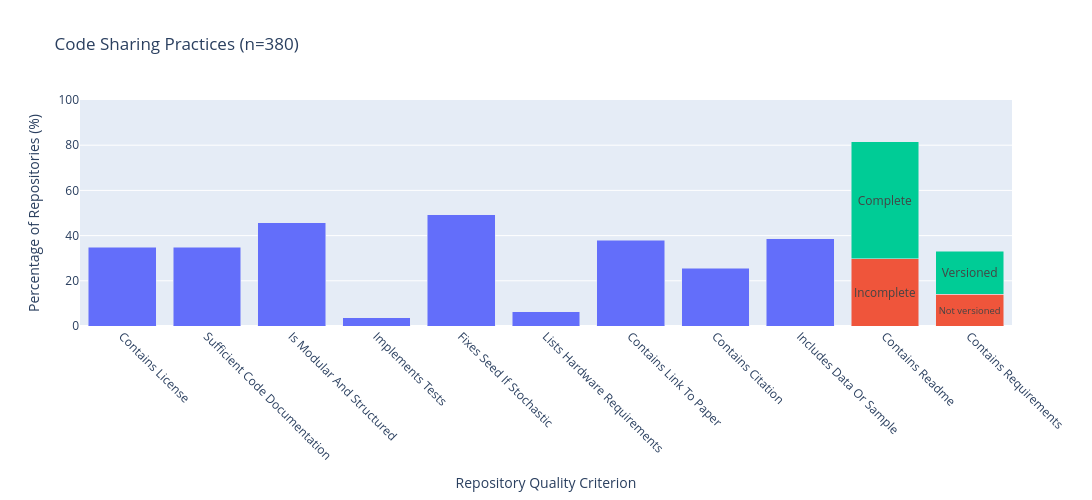

Notebook cell for this chart:
### Markdown cell above
## Repository Assessment

### Code cell
df = df_repo_assessment[df_repo_assessment["repo_status"] == RepoStatus.OK]

# ------------------------------------------------------------
# 1. Define repo-quality boolean columns
# ------------------------------------------------------------
base_cols = [
    "contains_license",
    "sufficient_code_documentation",
    "is_modular_and_structured",
    "implements_tests",
    "fixes_seed_if_stochastic",
    "lists_hardware_requirements",
    "contains_link_to_paper",
    "contains_citation",
    "includes_data_or_sample",
]

# Only keep columns that actually exist
base_cols = [c for c in base_cols if c in df.columns]

# Global denominator: evaluated repositories
N = len(df)

# ------------------------------------------------------------
# 2. Build plotting rows
# ------------------------------------------------------------
plot_rows = []

# Regular criteria
for col in base_cols:
    evaluated = df[col].notna().sum()
    if evaluated == 0:
        continue

    pct_true = 100 * df.loc[df[col].notna(), col].astype(bool).sum() / N

    plot_rows.append({
        "criterion": col,
        "value": pct_true,
        "segment": "True",
        "text": ""
    })

# ------------------------------------------------------------
# README conditional bar
# ------------------------------------------------------------
readme_present = df["contains_readme"] == True

readme_complete = (
    readme_present
    & (df["readme_purpose_and_outputs"] == True)
)

readme_incomplete = (
    readme_present
    & (df["readme_purpose_and_outputs"] == False)
)

plot_rows.extend([
    {
        "criterion": "contains_readme",
        "value": 100 * readme_incomplete.sum() / N,
        "segment": "Incomplete README",
        "text": "Incomplete"
    },
    {
        "criterion": "contains_readme",
        "value": 100 * readme_complete.sum() / N,
        "segment": "Purpose & outputs",
        "text": "Complete"
    }
])

# ------------------------------------------------------------
# Requirements conditional bar (FIXED)
# ------------------------------------------------------------
req_present = df["contains_requirements"] == True

req_complete = (
    req_present
    & (df["requirements_dependency_versions"] == True)
)

req_incomplete = (
    req_present
    & (df["requirements_dependency_versions"] == False)
)

plot_rows.extend([
    {
        "criterion": "contains_requirements",
        "value": 100 * req_incomplete.sum() / N,
        "segment": "Incomplete dependencies",
        "text": "Not versioned"
    },
    {
        "criterion": "contains_requirements",
        "value": 100 * req_complete.sum() / N,
        "segment": "Versioned dependencies",
        "text": "Versioned"
    }
])

plot_df = pd.DataFrame(plot_rows)

# ------------------------------------------------------------
# 3. Plot
# ------------------------------------------------------------
fig = px.bar(
    plot_df,
    x="criterion",
    y="value",
    color="segment",
    text="text",
    title=f"Code Sharing Practices (n={N})",
    labels={
        "criterion": "Repository Quality Criterion",
        "value": "Percentage of Repositories (%)"
    },
    color_discrete_map={
        "True": "#636EFA",
        "Incomplete README": "#EF553B",
        "Purpose & outputs": "#00CC96",
        "Incomplete dependencies": "#EF553B",
        "Versioned dependencies": "#00CC96",
    }
)

pretty = lambda s: s.replace("_", " ").title()

fig.update_xaxes(
    tickvals=plot_df["criterion"].unique(),
    ticktext=[pretty(c) for c in plot_df["criterion"].unique()],
    tickangle=45
)

fig.update_traces(
    textposition="inside",
    insidetextanchor="middle"
)

fig.update_layout(
    barmode="stack",
    width=1100,
    height=500,
    showlegend=False,
    yaxis_range=[0, 100]
)

fig.show()

### Figure 1 — Plotly figure (JSON) as saved in the notebook; plotly's stock layout.template omitted (floating-point values rounded to 4 significant figures)
{"data": [{"hovertemplate": "segment=True<br>Repository Quality Criterion=%{x}<br>Percentage of Repositories (%)=%{y}<br>text=%{text}<extra></extra>", "insidetextanchor": "middle", "legendgroup": "True", "marker": {"color": "#636EFA", "pattern": {"shape": ""}}, "name": "True", "orientation": "v", "showlegend": true, "text": ["", "", "", "", "", "", "", "", ""], "textposition": "inside", "type": "bar", "x": ["contains_license", "sufficient_code_documentation", "is_modular_and_structured", "implements_tests", "fixes_seed_if_stochastic", "lists_hardware_requirements", "contains_link_to_paper", "contains_citation", "includes_data_or_sample"], "xaxis": "x", "y": [34.74, 34.74, 45.79, 3.684, 49.21, 6.316, 37.89, 25.53, 38.68], "yaxis": "y"}, {"hovertemplate": "segment=Incomplete README<br>Repository Quality Criterion=%{x}<br>Percentage of Repositories (%)=%{y}<br>text=%{text}<extra></extra>", "insidetextanchor": "middle", "legendgroup": "Incomplete README", "marker": {"color": "#EF553B", "pattern": {"shape": ""}}, "name": "Incomplete README", "orientation": "v", "showlegend": true, "text": ["Incomplete"], "textposition": "inside", "type": "bar", "x": ["contains_readme"], "xaxis": "x", "y": [29.74], "yaxis": "y"}, {"hovertemplate": "segment=Purpose & outputs<br>Repository Quality Criterion=%{x}<br>Percentage of Repositories (%)=%{y}<br>text=%{text}<extra></extra>", "insidetextanchor": "middle", "legendgroup": "Purpose & outputs", "marker": {"color": "#00CC96", "pattern": {"shape": ""}}, "name": "Purpose & outputs", "orientation": "v", "showlegend": true, "text": ["Complete"], "textposition": "inside", "type": "bar", "x": ["contains_readme"], "xaxis": "x", "y": [51.84], "yaxis": "y"}, {"hovertemplate": "segment=Incomplete dependencies<br>Repository Quality Criterion=%{x}<br>Percentage of Repositories (%)=%{y}<br>text=%{text}<extra></extra>", "insidetextanchor": "middle", "legendgroup": "Incomplete dependencies", "marker": {"color": "#EF553B", "pattern": {"shape": ""}}, "name": "Incomplete dependencies", "orientation": "v", "showlegend": true, "text": ["Not versioned"], "textposition": "inside", "type": "bar", "x": ["contains_requirements"], "xaxis": "x", "y": [13.95], "yaxis": "y"}, {"hovertemplate": "segment=Versioned dependencies<br>Repository Quality Criterion=%{x}<br>Percentage of Repositories (%)=%{y}<br>text=%{text}<extra></extra>", "insidetextanchor": "middle", "legendgroup": "Versioned dependencies", "marker": {"color": "#00CC96", "pattern": {"shape": ""}}, "name": "Versioned dependencies", "orientation": "v", "showlegend": true, "text": ["Versioned"], "textposition": "inside", "type": "bar", "x": ["contains_requirements"], "xaxis": "x", "y": [19.21], "yaxis": "y"}], "layout": {"barmode": "stack", "height": 500, "legend": {"title": {"text": "segment"}, "tracegroupgap": 0}, "showlegend": false, "title": {"text": "Code Sharing Practices (n=380)"}, "width": 1100, "xaxis": {"anchor": "y", "domain": [0, 1], "tickangle": 45, "ticktext": ["Contains License", "Sufficient Code Documentation", "Is Modular And Structured", "Implements Tests", "Fixes Seed If Stochastic", "Lists Hardware Requirements", "Contains Link To Paper", "Contains Citation", "Includes Data Or Sample", "Contains Readme", "Contains Requirements"], "tickvals": ["contains_license", "sufficient_code_documentation", "is_modular_and_structured", "implements_tests", "fixes_seed_if_stochastic", "lists_hardware_requirements", "contains_link_to_paper", "contains_citation", "includes_data_or_sample", "contains_readme", "contains_requirements"], "title": {"text": "Repository Quality Criterion"}}, "yaxis": {"anchor": "x", "domain": [0, 1], "range": [0, 100], "title": {"text": "Percentage of Repositories (%)"}}}}
